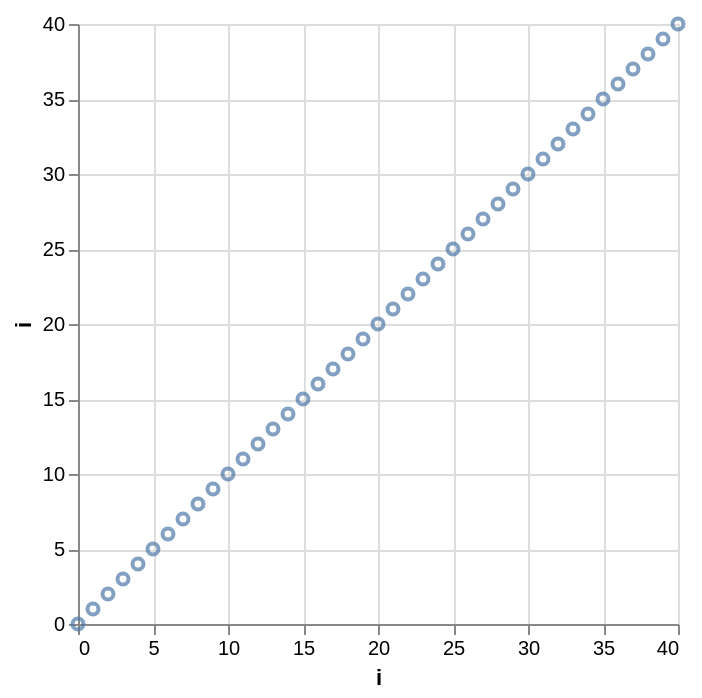

Here is the Vega-Lite specification saved for this chart:
### Vega-Lite specification from a JSON file in a GitHub repository (floating-point values rounded to 4 significant figures)
{"$schema": "https://vega.github.io/schema/vega-lite/v6.json", "data": {"values": [{"x": 1.364, "i": 0}, {"x": 5.43, "i": 1}, {"x": 21.96, "i": 2}, {"x": 35.06, "i": 3}, {"x": 19.9, "i": 4}, {"x": 12.52, "i": 5}, {"x": 36.23, "i": 6}, {"x": -1.795, "i": 7}, {"x": 31.41, "i": 8}, {"x": 8.145, "i": 9}, {"x": 2.2, "i": 10}, {"x": 1.118, "i": 11}, {"x": 8.917, "i": 12}, {"x": 29.68, "i": 13}, {"x": 3.692, "i": 14}, {"x": 20.09, "i": 15}, {"x": 22.43, "i": 16}, {"x": 11.53, "i": 17}, {"x": 18.7, "i": 18}, {"x": -1.132, "i": 19}, {"x": -1.262, "i": 20}, {"x": 4.724, "i": 21}, {"x": 24.13, "i": 22}, {"x": 13.79, "i": 23}, {"x": 9.149, "i": 24}, {"x": 20.25, "i": 25}, {"x": 14.84, "i": 26}, {"x": 8.56, "i": 27}, {"x": 28.79, "i": 28}, {"x": 24.89, "i": 29}, {"x": 6.284, "i": 30}, {"x": 19.79, "i": 31}, {"x": 17.78, "i": 32}, {"x": 32.09, "i": 33}, {"x": 26.13, "i": 34}, {"x": 8.077, "i": 35}, {"x": 36.39, "i": 36}, {"x": 1.129, "i": 37}, {"x": 13.4, "i": 38}, {"x": 27.27, "i": 39}, {"x": null, "i": 40}]}, "transform": [{"bin": true, "field": "x", "as": "b10"}, {"bin": {"maxbins": 20}, "field": "x", "as": "b20"}, {"bin": {"step": 0.5}, "field": "x", "as": "s"}, {"bin": {"extent": [0, 100]}, "field": "x", "as": "e"}, {"bin": {"nice": false}, "field": "x", "as": "raw"}, {"bin": {"anchor": 0.3}, "field": "x", "as": "a"}, {"bin": {"steps": [1, 5, 25]}, "field": "x", "as": "st"}, {"bin": {"minstep": 20}, "field": "x", "as": "ms"}, {"bin": {"divide": [3]}, "field": "x", "as": "d"}, {"bin": {"base": 2, "maxbins": 7}, "field": "x", "as": "two"}, {"bin": true, "field": "x", "as": ["lo", "hi"]}], "mark": "point", "encoding": {"x": {"field": "i", "type": "quantitative"}, "y": {"field": "i", "type": "quantitative"}, "detail": [{"field": "x"}, {"field": "b10"}, {"field": "b10_end"}, {"field": "b20"}, {"field": "b20_end"}, {"field": "s"}, {"field": "s_end"}, {"field": "e"}, {"field": "e_end"}, {"field": "raw"}, {"field": "raw_end"}, {"field": "a"}, {"field": "a_end"}, {"field": "st"}, {"field": "st_end"}, {"field": "ms"}, {"field": "ms_end"}, {"field": "d"}, {"field": "d_end"}, {"field": "two"}, {"field": "two_end"}, {"field": "lo"}, {"field": "hi"}]}}
